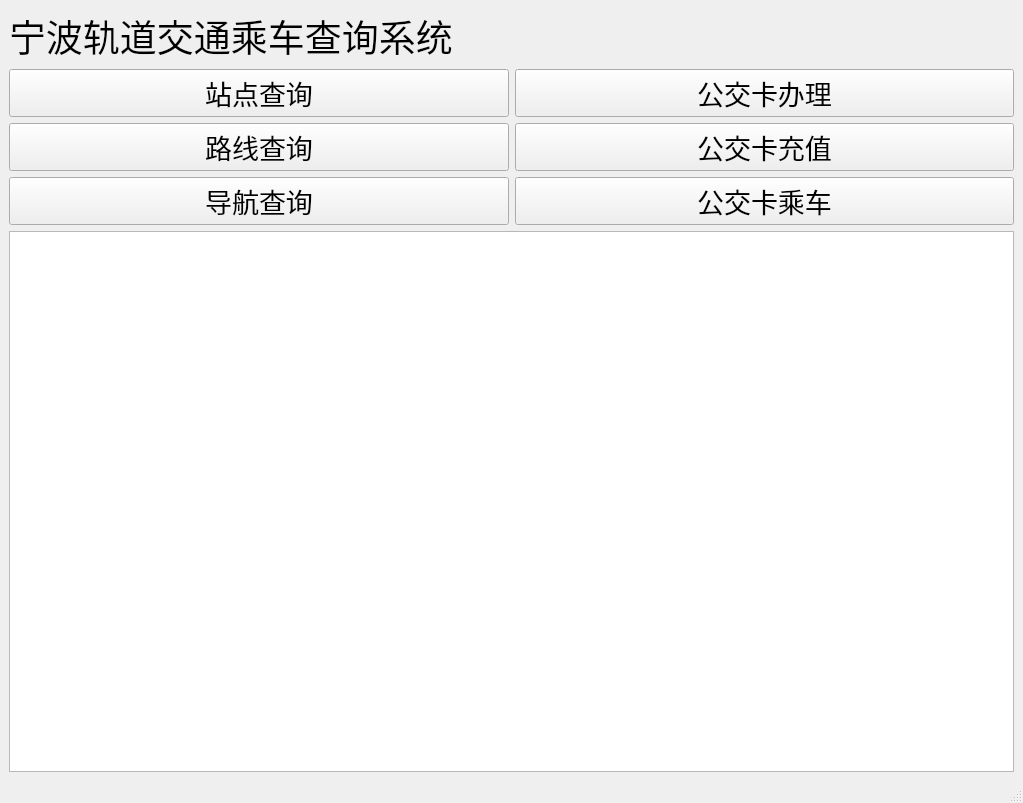
<?xml version="1.0" encoding="UTF-8"?>
<ui version="4.0">
 <class>MainWindow</class>
 <widget class="QMainWindow" name="MainWindow">
  <property name="geometry">
   <rect>
    <x>0</x>
    <y>0</y>
    <width>1023</width>
    <height>803</height>
   </rect>
  </property>
  <property name="windowTitle">
   <string>MainWindow</string>
  </property>
  <property name="styleSheet">
   <string notr="true"/>
  </property>
  <widget class="QWidget" name="centralwidget">
   <property name="styleSheet">
    <string notr="true"/>
   </property>
   <layout class="QGridLayout" name="gridLayout_2">
    <item row="1" column="0">
     <layout class="QGridLayout" name="gridLayout">
      <item row="2" column="0">
       <widget class="QPushButton" name="pushButton_navi">
        <property name="font">
         <font>
          <family>微软雅黑</family>
          <pointsize>20</pointsize>
          <weight>50</weight>
          <bold>false</bold>
         </font>
        </property>
        <property name="cursor">
         <cursorShape>ArrowCursor</cursorShape>
        </property>
        <property name="text">
         <string>导航查询</string>
        </property>
        <property name="icon">
         <iconset>
          <normaloff>Icon/yong.jpg</normaloff>Icon/yong.jpg</iconset>
        </property>
        <property name="autoDefault">
         <bool>false</bool>
        </property>
        <property name="flat">
         <bool>false</bool>
        </property>
       </widget>
      </item>
      <item row="1" column="2">
       <widget class="QPushButton" name="pushButton_11">
        <property name="font">
         <font>
          <family>微软雅黑</family>
          <pointsize>20</pointsize>
          <weight>50</weight>
          <bold>false</bold>
         </font>
        </property>
        <property name="cursor">
         <cursorShape>ArrowCursor</cursorShape>
        </property>
        <property name="text">
         <string>公交卡充值</string>
        </property>
        <property name="icon">
         <iconset>
          <normaloff>Icon/yong.jpg</normaloff>Icon/yong.jpg</iconset>
        </property>
        <property name="autoDefault">
         <bool>false</bool>
        </property>
        <property name="flat">
         <bool>false</bool>
        </property>
       </widget>
      </item>
      <item row="1" column="0">
       <widget class="QPushButton" name="pushButton_line">
        <property name="font">
         <font>
          <family>微软雅黑</family>
          <pointsize>20</pointsize>
          <weight>50</weight>
          <bold>false</bold>
         </font>
        </property>
        <property name="cursor">
         <cursorShape>ArrowCursor</cursorShape>
        </property>
        <property name="text">
         <string>路线查询</string>
        </property>
        <property name="icon">
         <iconset>
          <normaloff>Icon/yong.jpg</normaloff>Icon/yong.jpg</iconset>
        </property>
        <property name="autoDefault">
         <bool>false</bool>
        </property>
        <property name="flat">
         <bool>false</bool>
        </property>
       </widget>
      </item>
      <item row="2" column="2">
       <widget class="QPushButton" name="pushButton_12">
        <property name="font">
         <font>
          <family>微软雅黑</family>
          <pointsize>20</pointsize>
          <weight>50</weight>
          <bold>false</bold>
         </font>
        </property>
        <property name="cursor">
         <cursorShape>ArrowCursor</cursorShape>
        </property>
        <property name="text">
         <string>公交卡乘车</string>
        </property>
        <property name="icon">
         <iconset>
          <normaloff>Icon/yong.jpg</normaloff>Icon/yong.jpg</iconset>
        </property>
        <property name="autoDefault">
         <bool>false</bool>
        </property>
        <property name="flat">
         <bool>false</bool>
        </property>
       </widget>
      </item>
      <item row="0" column="2">
       <widget class="QPushButton" name="pushButton_14">
        <property name="font">
         <font>
          <family>微软雅黑</family>
          <pointsize>20</pointsize>
          <weight>50</weight>
          <bold>false</bold>
         </font>
        </property>
        <property name="cursor">
         <cursorShape>ArrowCursor</cursorShape>
        </property>
        <property name="text">
         <string>公交卡办理</string>
        </property>
        <property name="icon">
         <iconset>
          <normaloff>Icon/yong.jpg</normaloff>Icon/yong.jpg</iconset>
        </property>
        <property name="autoDefault">
         <bool>false</bool>
        </property>
        <property name="flat">
         <bool>false</bool>
        </property>
       </widget>
      </item>
      <item row="0" column="0">
       <widget class="QPushButton" name="pushButton_station">
        <property name="font">
         <font>
          <family>微软雅黑</family>
          <pointsize>20</pointsize>
          <weight>50</weight>
          <bold>false</bold>
         </font>
        </property>
        <property name="cursor">
         <cursorShape>ArrowCursor</cursorShape>
        </property>
        <property name="text">
         <string>站点查询</string>
        </property>
        <property name="icon">
         <iconset>
          <normaloff>Icon/yong.jpg</normaloff>Icon/yong.jpg</iconset>
        </property>
        <property name="autoDefault">
         <bool>false</bool>
        </property>
        <property name="flat">
         <bool>false</bool>
        </property>
       </widget>
      </item>
     </layout>
    </item>
    <item row="2" column="0">
     <widget class="QTextBrowser" name="textBrowser"/>
    </item>
    <item row="0" column="0">
     <widget class="QLabel" name="label">
      <property name="palette">
       <palette>
        <active>
         <colorrole role="WindowText">
          <brush brushstyle="SolidPattern">
           <color alpha="255">
            <red>0</red>
            <green>0</green>
            <blue>0</blue>
           </color>
          </brush>
         </colorrole>
         <colorrole role="Button">
          <brush brushstyle="SolidPattern">
           <color alpha="255">
            <red>163</red>
            <green>180</green>
            <blue>167</blue>
           </color>
          </brush>
         </colorrole>
         <colorrole role="Light">
          <brush brushstyle="SolidPattern">
           <color alpha="255">
            <red>246</red>
            <green>255</green>
            <blue>249</blue>
           </color>
          </brush>
         </colorrole>
         <colorrole role="Midlight">
          <brush brushstyle="SolidPattern">
           <color alpha="255">
            <red>204</red>
            <green>217</green>
            <blue>208</blue>
           </color>
          </brush>
         </colorrole>
         <colorrole role="Dark">
          <brush brushstyle="SolidPattern">
           <color alpha="255">
            <red>81</red>
            <green>90</green>
            <blue>83</blue>
           </color>
          </brush>
         </colorrole>
         <colorrole role="Mid">
          <brush brushstyle="SolidPattern">
           <color alpha="255">
            <red>109</red>
            <green>120</green>
            <blue>111</blue>
           </color>
          </brush>
         </colorrole>
         <colorrole role="Text">
          <brush brushstyle="SolidPattern">
           <color alpha="255">
            <red>0</red>
            <green>0</green>
            <blue>0</blue>
           </color>
          </brush>
         </colorrole>
         <colorrole role="BrightText">
          <brush brushstyle="SolidPattern">
           <color alpha="255">
            <red>255</red>
            <green>255</green>
            <blue>255</blue>
           </color>
          </brush>
         </colorrole>
         <colorrole role="ButtonText">
          <brush brushstyle="SolidPattern">
           <color alpha="255">
            <red>0</red>
            <green>0</green>
            <blue>0</blue>
           </color>
          </brush>
         </colorrole>
         <colorrole role="Base">
          <brush brushstyle="SolidPattern">
           <color alpha="255">
            <red>255</red>
            <green>255</green>
            <blue>255</blue>
           </color>
          </brush>
         </colorrole>
         <colorrole role="Window">
          <brush brushstyle="SolidPattern">
           <color alpha="255">
            <red>163</red>
            <green>180</green>
            <blue>167</blue>
           </color>
          </brush>
         </colorrole>
         <colorrole role="Shadow">
          <brush brushstyle="SolidPattern">
           <color alpha="255">
            <red>0</red>
            <green>0</green>
            <blue>0</blue>
           </color>
          </brush>
         </colorrole>
         <colorrole role="AlternateBase">
          <brush brushstyle="SolidPattern">
           <color alpha="255">
            <red>209</red>
            <green>217</green>
            <blue>211</blue>
           </color>
          </brush>
         </colorrole>
         <colorrole role="ToolTipBase">
          <brush brushstyle="SolidPattern">
           <color alpha="255">
            <red>255</red>
            <green>255</green>
            <blue>220</blue>
           </color>
          </brush>
         </colorrole>
         <colorrole role="ToolTipText">
          <brush brushstyle="SolidPattern">
           <color alpha="255">
            <red>0</red>
            <green>0</green>
            <blue>0</blue>
           </color>
          </brush>
         </colorrole>
        </active>
        <inactive>
         <colorrole role="WindowText">
          <brush brushstyle="SolidPattern">
           <color alpha="255">
            <red>0</red>
            <green>0</green>
            <blue>0</blue>
           </color>
          </brush>
         </colorrole>
         <colorrole role="Button">
          <brush brushstyle="SolidPattern">
           <color alpha="255">
            <red>163</red>
            <green>180</green>
            <blue>167</blue>
           </color>
          </brush>
         </colorrole>
         <colorrole role="Light">
          <brush brushstyle="SolidPattern">
           <color alpha="255">
            <red>246</red>
            <green>255</green>
            <blue>249</blue>
           </color>
          </brush>
         </colorrole>
         <colorrole role="Midlight">
          <brush brushstyle="SolidPattern">
           <color alpha="255">
            <red>204</red>
            <green>217</green>
            <blue>208</blue>
           </color>
          </brush>
         </colorrole>
         <colorrole role="Dark">
          <brush brushstyle="SolidPattern">
           <color alpha="255">
            <red>81</red>
            <green>90</green>
            <blue>83</blue>
           </color>
          </brush>
         </colorrole>
         <colorrole role="Mid">
          <brush brushstyle="SolidPattern">
           <color alpha="255">
            <red>109</red>
            <green>120</green>
            <blue>111</blue>
           </color>
          </brush>
         </colorrole>
         <colorrole role="Text">
          <brush brushstyle="SolidPattern">
           <color alpha="255">
            <red>0</red>
            <green>0</green>
            <blue>0</blue>
           </color>
          </brush>
         </colorrole>
         <colorrole role="BrightText">
          <brush brushstyle="SolidPattern">
           <color alpha="255">
            <red>255</red>
            <green>255</green>
            <blue>255</blue>
           </color>
          </brush>
         </colorrole>
         <colorrole role="ButtonText">
          <brush brushstyle="SolidPattern">
           <color alpha="255">
            <red>0</red>
            <green>0</green>
            <blue>0</blue>
           </color>
          </brush>
         </colorrole>
         <colorrole role="Base">
          <brush brushstyle="SolidPattern">
           <color alpha="255">
            <red>255</red>
            <green>255</green>
            <blue>255</blue>
           </color>
          </brush>
         </colorrole>
         <colorrole role="Window">
          <brush brushstyle="SolidPattern">
           <color alpha="255">
            <red>163</red>
            <green>180</green>
            <blue>167</blue>
           </color>
          </brush>
         </colorrole>
         <colorrole role="Shadow">
          <brush brushstyle="SolidPattern">
           <color alpha="255">
            <red>0</red>
            <green>0</green>
            <blue>0</blue>
           </color>
          </brush>
         </colorrole>
         <colorrole role="AlternateBase">
          <brush brushstyle="SolidPattern">
           <color alpha="255">
            <red>209</red>
            <green>217</green>
            <blue>211</blue>
           </color>
          </brush>
         </colorrole>
         <colorrole role="ToolTipBase">
          <brush brushstyle="SolidPattern">
           <color alpha="255">
            <red>255</red>
            <green>255</green>
            <blue>220</blue>
           </color>
          </brush>
         </colorrole>
         <colorrole role="ToolTipText">
          <brush brushstyle="SolidPattern">
           <color alpha="255">
            <red>0</red>
            <green>0</green>
            <blue>0</blue>
           </color>
          </brush>
         </colorrole>
        </inactive>
        <disabled>
         <colorrole role="WindowText">
          <brush brushstyle="SolidPattern">
           <color alpha="255">
            <red>81</red>
            <green>90</green>
            <blue>83</blue>
           </color>
          </brush>
         </colorrole>
         <colorrole role="Button">
          <brush brushstyle="SolidPattern">
           <color alpha="255">
            <red>163</red>
            <green>180</green>
            <blue>167</blue>
           </color>
          </brush>
         </colorrole>
         <colorrole role="Light">
          <brush brushstyle="SolidPattern">
           <color alpha="255">
            <red>246</red>
            <green>255</green>
            <blue>249</blue>
           </color>
          </brush>
         </colorrole>
         <colorrole role="Midlight">
          <brush brushstyle="SolidPattern">
           <color alpha="255">
            <red>204</red>
            <green>217</green>
            <blue>208</blue>
           </color>
          </brush>
         </colorrole>
         <colorrole role="Dark">
          <brush brushstyle="SolidPattern">
           <color alpha="255">
            <red>81</red>
            <green>90</green>
            <blue>83</blue>
           </color>
          </brush>
         </colorrole>
         <colorrole role="Mid">
          <brush brushstyle="SolidPattern">
           <color alpha="255">
            <red>109</red>
            <green>120</green>
            <blue>111</blue>
           </color>
          </brush>
         </colorrole>
         <colorrole role="Text">
          <brush brushstyle="SolidPattern">
           <color alpha="255">
            <red>81</red>
            <green>90</green>
            <blue>83</blue>
           </color>
          </brush>
         </colorrole>
         <colorrole role="BrightText">
          <brush brushstyle="SolidPattern">
           <color alpha="255">
            <red>255</red>
            <green>255</green>
            <blue>255</blue>
           </color>
          </brush>
         </colorrole>
         <colorrole role="ButtonText">
          <brush brushstyle="SolidPattern">
           <color alpha="255">
            <red>81</red>
            <green>90</green>
            <blue>83</blue>
           </color>
          </brush>
         </colorrole>
         <colorrole role="Base">
          <brush brushstyle="SolidPattern">
           <color alpha="255">
            <red>163</red>
            <green>180</green>
            <blue>167</blue>
           </color>
          </brush>
         </colorrole>
         <colorrole role="Window">
          <brush brushstyle="SolidPattern">
           <color alpha="255">
            <red>163</red>
            <green>180</green>
            <blue>167</blue>
           </color>
          </brush>
         </colorrole>
         <colorrole role="Shadow">
          <brush brushstyle="SolidPattern">
           <color alpha="255">
            <red>0</red>
            <green>0</green>
            <blue>0</blue>
           </color>
          </brush>
         </colorrole>
         <colorrole role="AlternateBase">
          <brush brushstyle="SolidPattern">
           <color alpha="255">
            <red>163</red>
            <green>180</green>
            <blue>167</blue>
           </color>
          </brush>
         </colorrole>
         <colorrole role="ToolTipBase">
          <brush brushstyle="SolidPattern">
           <color alpha="255">
            <red>255</red>
            <green>255</green>
            <blue>220</blue>
           </color>
          </brush>
         </colorrole>
         <colorrole role="ToolTipText">
          <brush brushstyle="SolidPattern">
           <color alpha="255">
            <red>0</red>
            <green>0</green>
            <blue>0</blue>
           </color>
          </brush>
         </colorrole>
        </disabled>
       </palette>
      </property>
      <property name="font">
       <font>
        <family>楷体</family>
        <pointsize>28</pointsize>
       </font>
      </property>
      <property name="text">
       <string>宁波轨道交通乘车查询系统</string>
      </property>
     </widget>
    </item>
   </layout>
  </widget>
  <widget class="QStatusBar" name="statusbar"/>
 </widget>
 <resources/>
 <connections/>
</ui>
